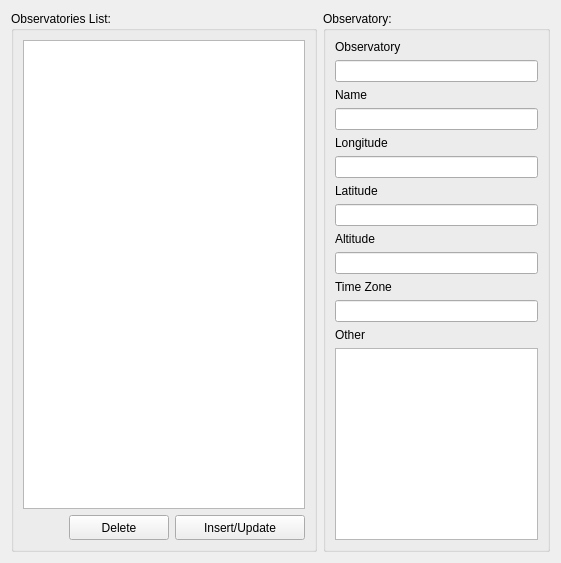
         <widget class="QWidget" name="tab_14">
          <attribute name="title">
           <string>Observatory Editor</string>
          </attribute>
          <layout class="QGridLayout" name="gridLayout_33">
           <item row="0" column="0">
            <widget class="QGroupBox" name="groupBox_12">
             <property name="title">
              <string>Observatories List:</string>
             </property>
             <layout class="QGridLayout" name="gridLayout_32">
              <item row="1" column="1">
               <widget class="QPushButton" name="pushButton_41">
                <property name="minimumSize">
                 <size>
                  <width>100</width>
                  <height>25</height>
                 </size>
                </property>
                <property name="maximumSize">
                 <size>
                  <width>100</width>
                  <height>25</height>
                 </size>
                </property>
                <property name="toolTip">
                 <string>&lt;html&gt;&lt;head/&gt;&lt;body&gt;&lt;p&gt;Delete selected observatories&lt;/p&gt;&lt;/body&gt;&lt;/html&gt;</string>
                </property>
                <property name="text">
                 <string>Delete</string>
                </property>
                <property name="icon">
                 <iconset>
                  <normaloff>../.designer/.designer/backup/img/rem.png</normaloff>../.designer/.designer/backup/img/rem.png</iconset>
                </property>
               </widget>
              </item>
              <item row="1" column="2">
               <widget class="QPushButton" name="pushButton_40">
                <property name="minimumSize">
                 <size>
                  <width>130</width>
                  <height>25</height>
                 </size>
                </property>
                <property name="maximumSize">
                 <size>
                  <width>130</width>
                  <height>25</height>
                 </size>
                </property>
                <property name="toolTip">
                 <string>&lt;html&gt;&lt;head/&gt;&lt;body&gt;&lt;p&gt;&lt;span style=&quot; font-weight:600; text-decoration: underline;&quot;&gt;Add&lt;/span&gt; or &lt;span style=&quot; font-weight:600; text-decoration: underline;&quot;&gt;Update&lt;/span&gt; observatory&lt;/p&gt;&lt;/body&gt;&lt;/html&gt;</string>
                </property>
                <property name="text">
                 <string>Insert/Update</string>
                </property>
                <property name="icon">
                 <iconset>
                  <normaloff>../.designer/.designer/backup/img/add.png</normaloff>../.designer/.designer/backup/img/add.png</iconset>
                </property>
               </widget>
              </item>
              <item row="1" column="0">
               <spacer name="horizontalSpacer">
                <property name="orientation">
                 <enum>Qt::Horizontal</enum>
                </property>
                <property name="sizeHint" stdset="0">
                 <size>
                  <width>40</width>
                  <height>20</height>
                 </size>
                </property>
               </spacer>
              </item>
              <item row="0" column="0" colspan="3">
               <widget class="QListWidget" name="listWidget_12">
                <property name="toolTip">
                 <string>&lt;html&gt;&lt;head/&gt;&lt;body&gt;&lt;p&gt;Observatory List&lt;/p&gt;&lt;/body&gt;&lt;/html&gt;</string>
                </property>
                <property name="selectionMode">
                 <enum>QAbstractItemView::SingleSelection</enum>
                </property>
               </widget>
              </item>
             </layout>
            </widget>
           </item>
           <item row="0" column="1">
            <widget class="QGroupBox" name="groupBox_11">
             <property name="maximumSize">
              <size>
               <width>227</width>
               <height>16777215</height>
              </size>
             </property>
             <property name="title">
              <string>Observatory:</string>
             </property>
             <property name="flat">
              <bool>true</bool>
             </property>
             <property name="checkable">
              <bool>false</bool>
             </property>
             <layout class="QGridLayout" name="gridLayout_31">
              <item row="0" column="0">
               <layout class="QGridLayout" name="gridLayout_34">
                <item row="2" column="0">
                 <widget class="QLabel" name="label_21">
                  <property name="text">
                   <string>Name</string>
                  </property>
                 </widget>
                </item>
                <item row="3" column="0">
                 <widget class="QLineEdit" name="lineEdit_4">
                  <property name="toolTip">
                   <string>&lt;html&gt;&lt;head/&gt;&lt;body&gt;&lt;p&gt;Observatory name&lt;/p&gt;&lt;/body&gt;&lt;/html&gt;</string>
                  </property>
                 </widget>
                </item>
                <item row="7" column="0">
                 <widget class="QLineEdit" name="lineEdit_6">
                  <property name="toolTip">
                   <string>&lt;html&gt;&lt;head/&gt;&lt;body&gt;&lt;p&gt;Observatory latitude&lt;/p&gt;&lt;/body&gt;&lt;/html&gt;</string>
                  </property>
                 </widget>
                </item>
                <item row="9" column="0">
                 <widget class="QLineEdit" name="lineEdit_7">
                  <property name="toolTip">
                   <string>&lt;html&gt;&lt;head/&gt;&lt;body&gt;&lt;p&gt;Observatory altitude&lt;/p&gt;&lt;/body&gt;&lt;/html&gt;</string>
                  </property>
                 </widget>
                </item>
                <item row="4" column="0">
                 <widget class="QLabel" name="label_23">
                  <property name="text">
                   <string>Longitude</string>
                  </property>
                 </widget>
                </item>
                <item row="13" column="0">
                 <widget class="QPlainTextEdit" name="plainTextEdit">
                  <property name="toolTip">
                   <string>&lt;html&gt;&lt;head/&gt;&lt;body&gt;&lt;p&gt;Comment&lt;/p&gt;&lt;/body&gt;&lt;/html&gt;</string>
                  </property>
                  <property name="plainText">
                   <string/>
                  </property>
                 </widget>
                </item>
                <item row="6" column="0">
                 <widget class="QLabel" name="label_22">
                  <property name="text">
                   <string>Latitude</string>
                  </property>
                 </widget>
                </item>
                <item row="5" column="0">
                 <widget class="QLineEdit" name="lineEdit_5">
                  <property name="toolTip">
                   <string>&lt;html&gt;&lt;head/&gt;&lt;body&gt;&lt;p&gt;Observatory longitude&lt;/p&gt;&lt;/body&gt;&lt;/html&gt;</string>
                  </property>
                 </widget>
                </item>
                <item row="8" column="0">
                 <widget class="QLabel" name="label_25">
                  <property name="text">
                   <string>Altitude</string>
                  </property>
                 </widget>
                </item>
                <item row="12" column="0">
                 <widget class="QLabel" name="label_24">
                  <property name="text">
                   <string>Other</string>
                  </property>
                 </widget>
                </item>
                <item row="11" column="0">
                 <widget class="QLineEdit" name="lineEdit_8">
                  <property name="toolTip">
                   <string>&lt;html&gt;&lt;head/&gt;&lt;body&gt;&lt;p&gt;Observatory time zone&lt;/p&gt;&lt;/body&gt;&lt;/html&gt;</string>
                  </property>
                  <property name="text">
                   <string/>
                  </property>
                 </widget>
                </item>
                <item row="10" column="0">
                 <widget class="QLabel" name="label_26">
                  <property name="text">
                   <string>Time Zone</string>
                  </property>
                 </widget>
                </item>
                <item row="0" column="0">
                 <widget class="QLabel" name="label_20">
                  <property name="text">
                   <string>Observatory</string>
                  </property>
                 </widget>
                </item>
                <item row="1" column="0">
                 <widget class="QLineEdit" name="lineEdit_3">
                  <property name="toolTip">
                   <string>&lt;html&gt;&lt;head/&gt;&lt;body&gt;&lt;p&gt;Observatory acronym&lt;/p&gt;&lt;/body&gt;&lt;/html&gt;</string>
                  </property>
                 </widget>
                </item>
               </layout>
              </item>
             </layout>
            </widget>
           </item>
          </layout>
         </widget>
